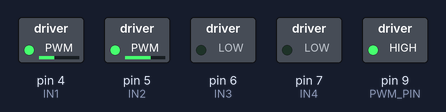
Bench run of a sketch on a simulated Arduino Uno, built with avr-gcc and run on an emulated ATmega328P. Shown: switched loads named in the sketch (green lamp = pin HIGH). What the sketch prints to the serial monitor is not drawn.

Above: at 0.05 s.
At 1.55 s:
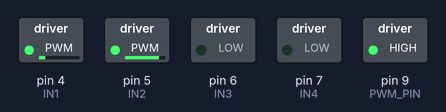
Timing chart, 0 to 3.6 s (numbered marks = the images above):
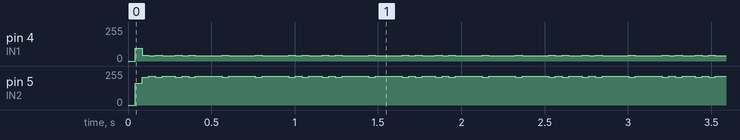

Measured:
- by itself, pin 4 (IN1): moves between 39/255 and 97/255, repeating every 1.6 s
- by itself, pin 5 (IN2): moves between 162/255 and 216/255, repeating every 1.6 s

The sketch:

L298N_Motor_Test.ino
```cpp
//Definicoes pinos Arduino ligados a entrada da Ponte H
#define IN1  4
#define IN2  5
#define IN3  6
#define IN4  7

#define PWM  255

#define PWM_PIN  9


void setup() {

  Serial.begin(9600);
  while (!Serial);


  //Define os pinos como saida
  pinMode(IN1, OUTPUT);
  pinMode(IN2, OUTPUT);
  pinMode(IN3, OUTPUT);
  pinMode(IN4, OUTPUT);

  pinMode(PWM_PIN, OUTPUT);
  analogWrite(PWM_PIN, PWM);
}


void testMotors()
{
 //Gira o Motor A no sentido horario
 digitalWrite(IN1, HIGH);
 digitalWrite(IN2, LOW);
 delay(2000);
 //Para o motor A
 digitalWrite(IN1, HIGH);
 digitalWrite(IN2, HIGH);
 delay(500);
 //Gira o Motor B no sentido horario
 digitalWrite(IN3, HIGH);
 digitalWrite(IN4, LOW);
 delay(2000);
 //Para o motor B
 digitalWrite(IN3, HIGH);
 digitalWrite(IN4, HIGH);
 delay(500);

 //Gira o Motor A no sentido anti-horario
 digitalWrite(IN1, LOW);
 digitalWrite(IN2, HIGH);
 delay(2000);
 //Para o motor A
 digitalWrite(IN1, HIGH);
 digitalWrite(IN2, HIGH);
 delay(500);
 //Gira o Motor B no sentido anti-horario
 digitalWrite(IN3, LOW);
 digitalWrite(IN4, HIGH);
 delay(2000);
 //Para o motor B
 digitalWrite(IN3, HIGH);
 digitalWrite(IN4, HIGH);
 delay(500);
}


void testMotorA()
{
 //Gira o Motor A no sentido horario
 digitalWrite(IN1, HIGH);
 digitalWrite(IN2, LOW);
 delay(2000);
 //Para o motor A
 digitalWrite(IN1, HIGH);
 digitalWrite(IN2, HIGH);
 delay(500);

 //Gira o Motor A no sentido anti-horario
 digitalWrite(IN1, LOW);
 digitalWrite(IN2, HIGH);
 delay(2000);
 //Para o motor A
 digitalWrite(IN1, HIGH);
 digitalWrite(IN2, HIGH);
 delay(500);
}


void testMotorHiFreqA()
{
 //Gira o Motor A no sentido horario
 digitalWrite(IN1, HIGH);
 digitalWrite(IN2, LOW);
 delay(1);
 //Para o motor A
 //digitalWrite(IN1, HIGH);
 //digitalWrite(IN2, HIGH);
 //delay(5);

 //Gira o Motor A no sentido anti-horario
 digitalWrite(IN1, LOW);
 digitalWrite(IN2, HIGH);
 delay(1);
 //Para o motor A
// digitalWrite(IN1, HIGH);
 //digitalWrite(IN2, HIGH);
 //delay(1);
}


void loop() {
Serial.println("okok");
  testMotorHiFreqA();
}
```
